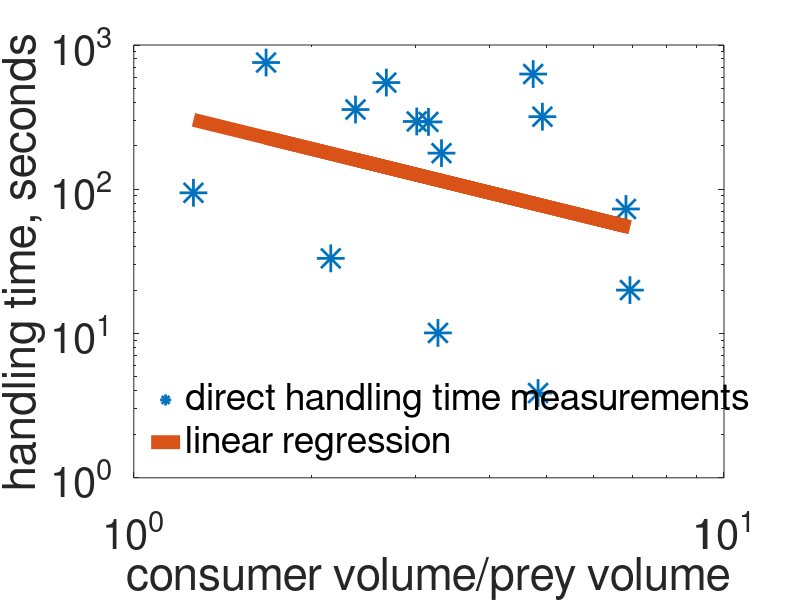
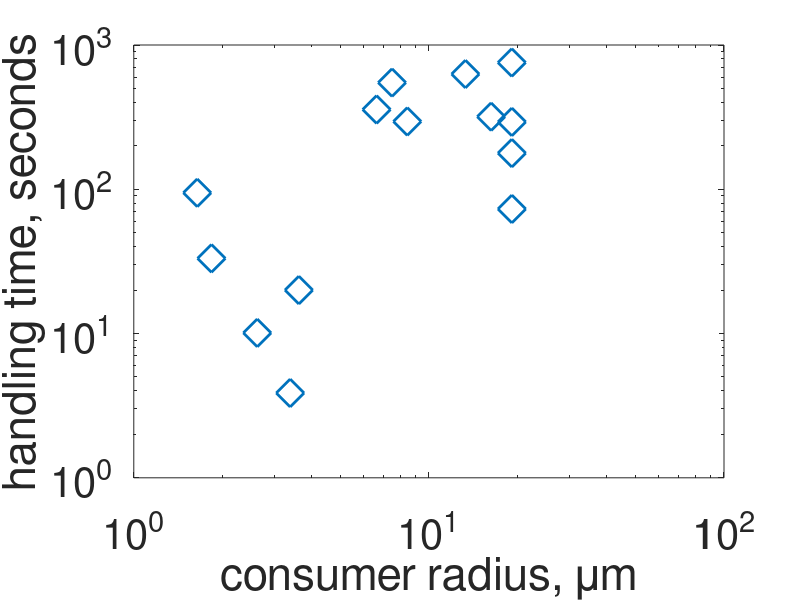
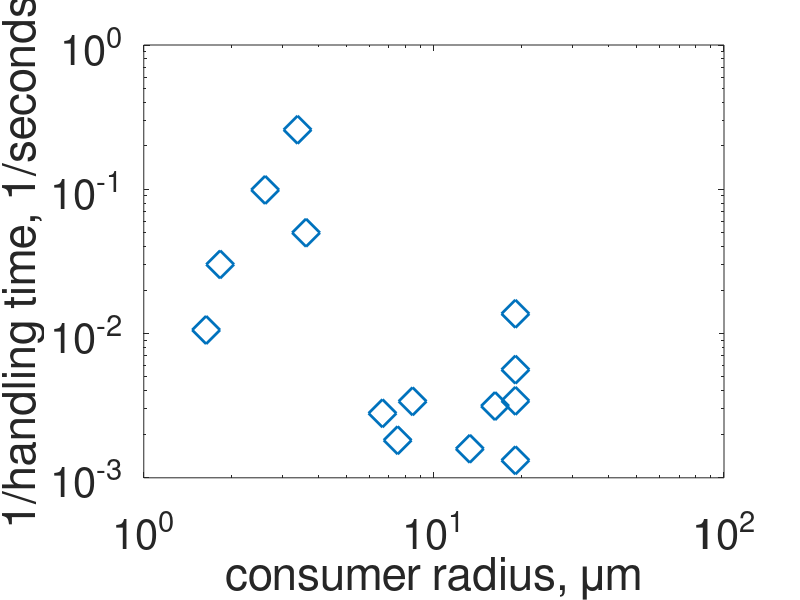
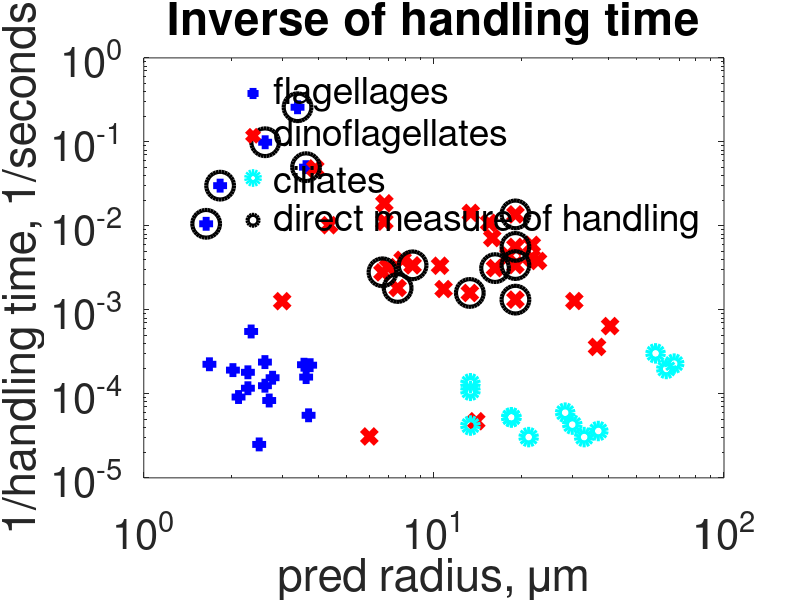

Recreate these plots in MATLAB, in order.
%%%% Examination of Handling Times %%%%%%%%%%%%%%

%%% Use this code to examine empirical evidence for handling times of
%%% microzooplankton grazing on a variety of prey
%%% Handling times have either been directly measured or are calculated
%%% from the maximum grazing rate

%%% Some of the info in this code came from "Handling_Encounter_Check.m"
%%% from the directory
%%% "Documents/MIT_URI_Postdoc/Grazer_Community_from_First_Principles"
%%% which contains info on both empirical and theoretically-based handling
%%% times

%% Setting the stage
cd('/Users/dtaniguchi/Documents/MIT_URI_Postdoc/Grazer_Community_from_First_Principles/Functional_Groups')
clear all;
close all;
clc;

set(0,'defaultaxesfontsize',30);
set(0,'defaulttextfontsize',30);
set(0,'defaultlinelinewidth',2);

%% Here I'm going to try to fit a curve that is based on handling time
% values 
%**********THESE ARE ACTUAL MEASUREMENTS OF HANDLING TIME, NOT DERIVED FROM MAX GRAZING**********
% Funcitonal form for my paper is:
    %handling time = a * (radius predator/radius prey)^x [maybe should be based on vol?]
    % So I'm going to assuming handling time is some function of the ratio
    % of predator:prey, constrained by the four data points in this study
    % that looked specifically at handling time.  Am only considering
    % handling time of ingested prey
% Values from Boenigk and Arndt (2000, Journal of Eukaryotic Microbiology), for heterotrophic nanoflagellates
% volumes of predators found in table 1, pg. 351, which I will convert to
% radius, length of prey found in table 3, pg. 355
% handling time in table 2, pg. 353, and includes time for contact,
% processing, ingestion, and refractory time

predvol_Boenigk = [18.5 25.8 75.4 163];%um^3, Table 1, pg. 351
predr = (3.*predvol_Boenigk./4./pi).^(1/3);% um, Table 3, pg. 355
preyr = [2.6 1.7 1.6 1.4]./2;%um
preyvol_Boenigk = 4/3*pi.*(preyr.^3);%um^3
h_Boenigk = [94.5 33.2 10.1 3.87];%seconds, mean values for ingested particles

% Value from Fenchel (1982, MEPS, Ecology of heterotrophic microflagellates: 
% I. Some important forms and their functional morphology, particularly pg. 214
% Predator values and handling time from that source. Prey volume taken from 
% Fenchel (1982, Ecology of heterotrophic micro flagellates: II. Bioenergetics and growth)
predr_Fenchel_h = 7.25/2; %um, for Ochromonas, took midpoint of 7 to 7.5 um, provided diameter on pg. 214
predvol_Fenchel_h = 4/3*pi.*(predr_Fenchel_h.^3);%um^3
h_Fenchel_h = 20;%seconds
preyvol_Fenchel_h = 0.6;%um^3, for prey Pseudomonas (pg. 226)
preyr_Fenchel_h = (3.*preyvol_Fenchel_h./4./pi).^(1/3);% um
prey_C_Fenchel_h = 10e-10; %mg C/cell for Pseudomonas (pg. 226)

%% Jeong et al., 2005, Aquatic Microbial Ecology 40:133-150
% ***** Actual measurements of handling times (i.e., not based on gmax) for
% mixotrophic dinoflagellates ********
% Examined time it took for mixotrophic dinos to completely engule an
% unidentified cryptophyte, which had esd of 5.6 um (pg. 139)
% Lingulodinium polyedrum (esd 38.2 um, Table 1) took 73 s
% Prorocentrum donghaiense (esd 13.3, Table 1) took 357 s
% Heterocapsa triquetra (esd 15.0, Table 1) took 549 s
% Prorocentrum micans (esd 26.6, Table 1) took 629 s

% Also examined handling time for L. polyedrum to feed on a variety of prey (pg. 139)
% L. poly feeding on Heterosigma akashiwo (11.5 um esd) was 178 s
% L. poly feeding on Prorocentrum minimum (12.1 um esd) was 293 s
% L. poly feeding on Scrippsiella trochoidea (22.8 um esd) was 756 s
% Above size values taken from Table 1
predrad_Jeong = 0.5.*[13.3 15.0 26.6 38.2 38.2 38.2 38.2];%um
predvol_Jeong = 4/3*pi.*(predrad_Jeong.^3);%um^3
preyrad_Jeong = 0.5.*[5.6 5.6 5.6 5.6 11.5 12.1 22.8];%um
preyvol_Jeong = 4/3*pi.*(preyrad_Jeong.^3);%um^3
h_Jeong = [357 549 629 73 178 293 756];%s

%% Jeong et al., 2010, Aquatic Microbial Ecology 59: 239-255
% Looked at lots of characteristics of Gymnodinium aureolum, a mixotrophic
% dinoflagellate that feeds via a peduncle (pg. 249)
% To consume a prey cell of the cryptophyte Teleaulax
% sp., beginning with deployment of the peduncle and ending wtih complete
% ingestion, took 256 s (pg. 249).  More than one predator could be attached to one
% prey cell (pg. 249)
% The time it took between deployment of the tow filament [to draw the prey
% closer I think] and to release the peduncle was 27 s (pg. 249)
% When feeding, cell length of predator = 19.8 um and cell width 15.6 um(pg. 246)
%** Does point out that, when fed multiple prey one at a time, growth and
%grazing not significantly correlated with size of prey (Fig. 5)
h_Jeong2010 = 268+27;%s, to account for tow filament and eating through peduncle
tmp_Jeong2010 = 20;%degrees C, pg. 240
preyrad_Jeong2010 = 0.5*5.6;%um, Table 1
preyvol_Jeong2010 = 4/3*pi*(preyrad_Jeong2010^3);%um^3

predvol_Jeong2010 = 4/3*pi*(19.8/2)*((15.6/2)^2);%um^3
predrad_Jeong2010 = (3/4/pi*predvol_Jeong2010)^(1/3);%um

%% Jeong et al., 2005, Aquatic Microbial Ecology, 38: 249-257
% Looked at feeding of mixotrophic dinoflagellate Gonyaulax polygramma to feed on
% variety of prey, among many other properties.  
% Culturing done at 20 degrees C
% ESD of G. polygramma was 32.5 um (Table 1)
% Fed via both apical horn and sulcus
% Time to feed on Amphidinium carterae (esd 6.6 um, Table 1) via the apical horn was 291 seconds
% and time to feed on same prey via sulcus was 346 s, which were not
% significantly different (pg. 253)
% Mixotroph could only feed on cells <17 um esd, so only fed on sm. things
% (pg. 255)
% This is the first study to show dinoflagellates feed through the apical
% horn and not just the sulcus (pg. 255-256)
% Dino seems to prefer to engult large prey through the sulcus and smaller
% prey through the apical horn (pg. 256)
h_Jeong2005 = (346+291)/2;%s
tmp_Jeong2005 = 20;%degrees C
preyrad_Jeong2005 = 3.3;%um
preyvol_Jeong2005 = 4/3*pi*(3.3.^3);%um^3
predrad_Jeong2005 = 32.5/2;%um
predvol_Jeong2005 = 4/3*pi*(predrad_Jeong2005.^3);%um^3


%%%%%%%%%%%%%%%%%%%%%%%%%%%%%%%%%%%%%%%%%%%%%%%%%%%%%%%%%%%%%%%%%%%%%%%%%%%%%
%% More attempts at emipirically deriving handling times 
% Jeong et al. (2010) for values of heterotrophic dinoflagellates
%Going to use max ingestions rates (ng C/grazer/day), convert to 1/d, and
%then see how they relate to predator:prey size ratios
% Values taken from Table 5
%******** BASED ON MAX GRAZING **************
dinoradius = [6.0 7.8 8.7 13.5 13.5 13.9 15.6 21 21.6 26.8 31 31.8 ...
    36.1 43.5 43.5 45.7 61 73 81]./2; %um

dinomaxingestion = [0.04 2.9 0.8 2.6 4.3 0.8 1.3 2.3 1.3 17.8 19.4 13.6 ...
    11.5 17.1 24.4 17.7 12 5.3 12.1];%ngC/grazer/day
dinopredprey = [0.8 1.3 0.4 2.2 2.2 1.2 1.4 5.3 0.7 1 0.9 2.6 1.4 1.3 1.1 ...
    1.3 1.6 2 2.3];%dimensionless
dinopreyradius = dinoradius./dinopredprey;
dinopreyradius =[8.0 5.9 19.7 6.1 6.1 11.5 11.5 4.0 33.0 26.5 35.2 12.1 ...
    26.5 34.0 37.9 35.2 38.2 26.6 35.2]./2;%um--apparently this are given in the table
dinopreyvol = 4/3*pi.*(dinopreyradius.^3);

dinovol = 4/3*pi.*(dinoradius.^3);
dinoC = (0.76.*(dinovol.^0.819)).*10^-3;%ngC/cell
dinoh = 1./dinomaxingestion.*dinoC*.24.*3600;%s
directengulf = [1 7 12 14 15];%indices just for dinoflagellates that feed by direct engulfment


% Now values from Verity (1991) Limniology and Oceanography, for the ciliates Tintinnopsis dadayi and
% Strobilidium spiralis
cilC = [1.25*10^4 3.2*10^3];%pg C/ciliate, Tintinnopsis and Strobilidium, respectively, pg. 730
Tdadavol = 10.^((log10(cilC(1))-0.639)/0.984);%converting using equation for loricate ciliate given in 
    % Menden-Deuer and Lessard (2000)
Sspirvol = 10.^((log10(cilC(2))-0.168)/0.841);% converting using equation for aloricate ciliate given in 
    % Menden-Deuer and Lessard (2000)
cilvol = [Tdadavol Sspirvol];%um^3
cilradius = (cilvol.*3./4./pi).^(1/3);%um
cilmaxingestion = [0.14  0.14];%1/hour, with data for Tintinnopsis taken from data theif and Fig. 3A
 %For Strobilidum, max ingestions based on single-prey experiments, which didn't differ
 %among different prey species (pg. 734).  The ones measured were for
 % grazing on Isochrysis galbana and Pseudobodo.  For Tintinnopsis, it did vary with prey, so I'm basing it
 %off the prey ingested at the highest rate, Katodinium

cilprey = [8 4.5 3]./2;%um, from Table 2, with the last two for Isochyrsis galbana and Pseudobodo, respecitvely,
    %which both gave similar max ingestion rates for Strobilidium
    
 cilradius = [cilradius(1) cilradius];
 cilh = 1./[0.14 0.14 0.14].*3600;%s
 cilpredprey = cilradius./cilprey;
 
 
 %% Values from Hansen et al. (1997) and associated sources listed in table 3 to get more emprircal
 % data to try to figure out handling time
 % Predator volumes and max ingestion rates are listed in Hansen et al. (1997), and size of prey
 % are taken directly from the source listed
%Fenchel (1982) 
 predvol_Fenchel = [75 20 200 190 50 90];%um^3
 preyvol_Fenchel = 0.6.*ones(size(predvol_Fenchel));%um^3, Fencehl
maxingest_Fenchel = [0.86 0.81 0.57 0.8 0.65 0.56];%1/hr

%Eccleston-Parry and Leadbeater, 1994 
% All predators fed same thing
predvol_Eccleston = [54 220 35 75 212 83];%um^3, from table 3 of Hansen et al
preyvol_Eccleston = 0.67.*ones(size(predvol_Eccleston));%um^3, Eccelston-Parry
maxingest_Eccleston = [1.99 0.79 0.69 0.45 0.2 0.3];%1/hr

% Values from Andersen, 1988/1989
predvol_Andersen = 40;%um^3
preyvol_Andersen = 0.6;%um^3, Andersen, pg. 525
maxingest_Andersen = 0.33;%1/h

% Andersson, 1989
predvol_Andersson = 50;%um^3
preyvol_Andersson = 4/3*pi*(mean([0.2 0.9])/2)^3;%um^3, Andersson
maxingest_Andersson = 0.42;%1/h

% Hollen and Boras, 1991
predvol_Hollen = 65.4;
preyvol_Hollen = 0.53;%Hollen, pg. 77
maxingest_Hollen = 0.09;%1/h

% Strom, 1991
predvol_Strom = 900;%um^3
preyvol_Strom = 4/3*pi*(4.5/2)^3;%um^3, Strom, pg. 104
maxingest_Strom = 0.112;%1/h, looking at Isochrysis galbana, not Synechococcus

% Hansen, 1992
predvol_Hansen92 = 11500;
preyvol_Hansen92 = 2050;%um^3, Table 1 of Hansen 1992
maxingest_Hansen92 = 0.17;%1/hr

% Strom and Buskey, 1993--Already included in data from Jeong et al. (2010)
% Jeong and Latz, 1994--Already included in data from Jeong et al. (2010)

%Jacobson and Anderson, 1993--not good info on prey size, so not going to use
% Heinbokel, 1978--used mixed prey, so not using

% Buskey and Stoecker, 1988
predvol_Buskey = 2.1*10^5;%
maxingest_Buskey = 0.13;%1/h
preyvol_Buskey = 2050;%um^3, taken from HANSEN 1992, not original sources

% Hansen et al., 1991
predvol_Hansen91 = 9.546*10^4;
maxingest_Hansen91 = 0.215;%1/h
preyvol_Hansen91 = 2050;%Table 2, Hansen et al. 1991

% Jonsson, 1986
predvol_Jonsson = [1.5*10^5 4*10^4];
maxingest_Jonsson = [0.11 0.11];%1/h
preyvol_Jonsson = 4/3*pi.*([9.7 7.9]./2).^3;%Table 3 of Jonsson, 1986

% Verity, 1991--one ciliate Strobilidium spiralis had max ingestion when
% consuming both Isochrysis glabana and Pseudobodo, so will use that ciliate twice
% For the other ciliate Tintinnopsis dadayi, i had max ingestion when eating
% Katodinium rotundatum
%NOTE**********These are the same ciliate values as used above, but I'm
%using values from Hansen et al. (1997) and volume ratios to be consistent
%with other sources above, so this coversion is slightly different
predvol_Verity = [2.65*10^4 2.65*10^4 1.13*10^5];
maxingest_Verity = [0.189 0.189 0.155];%1/h
preyvol_Verity = 4/3*pi.*([3 4.5 8]./2).^3;%Table 1 of Verity 1991

% Bernard and Rassoulzadegan, 1990
% According to my notes in "GrazingRateParameters.m" for the Poulin and
% Franks model parameterization, the grazing rates listed in Hansen et al.
% (1997) are when the ciliate was grazing on Dunaliella minuta, Monochrysis
% lutheri, and Nannochloris sp.  The predator was always Strobidium
% sulcatum.  So I'm going to use the size of those prey items, which are
% given in Table 2 of Bernard and Rassoulzadegan (1990)
predvol_Bernard = [1*10^4 1*10^4 1*10^4];
maxingest_Bernard = [0.481 0.391 0.151];%1/h
preyvol_Bernard = [140 31.12 8.18];% Table 2 Bernard and Rassoulzadegan

% Verity 1985--didn't measure size of prey, only C and N content, so not
% using

 
%% Values from Hewett (1980) for ciliate grazing on different sized prey
% Estimated handling time from Michaelis-Menten fit to capture rate vs.
% prey density for ciliate Didinium nasutum
% Note that the predator changed size when fed different prey and at
% different prey concentrations, so I'll use the size when fed on the
% particular prey and at high prey concentrations, assuming that is when
% handling time matters (handling time limited rather than encounter
% limited)
h_Hewett = [0.916 1.212 1.404];% h, Table 2, pg. 1078, for Paramecium aurelia, P. Jenningsi, and P. multimicronucleatum, respectively
h_Hewett = h_Hewett.*3600;%seconds
predvol_Hewett = [8.21 12.79 10.6].*10^5;%um^3, taken from Table 6, pg. 1080
predr_Hewett = (predvol_Hewett.*3./4./pi).^(1/3);%um

preyvol_Hewett = 4/3*pi.*([85 156 219]./2).^3;%um^3, from pg. 1076
preyr_Hewett = [85 156 219]./2;%um

%% %%%%%%%%%%%%%%%%%%%%%%%%%%%%%%%%%%%%%%%%%%%%%%%%%%%%%%%%%%%
%%%%%%%%%%%%% Putting together empirical values %%%%%%%%%%%%%
%%%%%%%%%%%%%%%%%%%%%%%%%%%%%%%%%%%%%%%%%%%%%%%%%%%%%%%%%%%%%

% Putting together actual handling time values

% These are all dinos; used below and later in plotting 
h_Jeong_many = [h_Jeong, h_Jeong2010, h_Jeong2005];%s, all dinoflagellates, all direct measurements of handling time
preyr_Jeong_many = [preyrad_Jeong, preyrad_Jeong2010, preyrad_Jeong2005];%um
predr_Jeong_many = [predrad_Jeong, predrad_Jeong2010, predrad_Jeong2005];%um
predvol_Jeong_many = [predvol_Jeong,predvol_Jeong2010, predvol_Jeong2005 ];%um^3
preyvol_Jeong_many = [preyvol_Jeong, preyvol_Jeong2010, preyvol_Jeong2005];%um^3

h_vec = [h_Boenigk, h_Fenchel_h, h_Jeong_many];% seconds, handling time
h_preyr = [preyr, preyr_Fenchel_h, preyr_Jeong_many];% um, prey radius
h_predr = [predr, predr_Fenchel_h, predr_Jeong_many];%um, predator radius

h_preyvol = 4/3*pi.*(h_preyr.^3);%um^3, prey volume
h_predvol = 4/3*pi.*(h_predr.^3);%um^3, prey volume

% Finding regression
x_direct_hand = [ones(size(h_predr')) log10(h_predr./h_preyr)'];
[param_direct_hand, ci_direct_hand resid_direct_hand outlier_direct_hand ...
    stats_direct_hand]=regress(log10(h_vec)',x_direct_hand);
coeff_direct_hand = 10.^param_direct_hand(1);%intercept
exp_direct_hand = param_direct_hand(2);%slope in log space, exponent in linear space
regress_direct_hand = coeff_direct_hand.*(h_predr./h_preyr).^exp_direct_hand;

%% Putting together handling times based on max ingestion rate
predvol_Hansen =[predvol_Fenchel predvol_Eccleston predvol_Andersen ...
    predvol_Andersson predvol_Hollen predvol_Strom predvol_Hansen92 predvol_Buskey ...
    predvol_Hansen91 predvol_Jonsson predvol_Verity predvol_Bernard];
predr_Hansen = (predvol_Hansen.*3./4./pi).^(1/3);%um, I assume

preyvol_Hansen = [preyvol_Fenchel preyvol_Eccleston preyvol_Andersen ...
    preyvol_Andersson preyvol_Hollen preyvol_Strom preyvol_Hansen92 preyvol_Buskey ...
    preyvol_Hansen91 preyvol_Jonsson preyvol_Verity preyvol_Bernard];
preyr_Hansen = (preyvol_Hansen.*3./4./pi).^(1/3);%um, I assume

maxingest_Hansen = [maxingest_Fenchel maxingest_Eccleston maxingest_Andersen ...
    maxingest_Andersson maxingest_Hollen maxingest_Strom maxingest_Hansen92 maxingest_Buskey ...
    maxingest_Hansen91 maxingest_Jonsson maxingest_Verity maxingest_Bernard]; 
h_Hansen = 1./maxingest_Hansen.*3600;%s

h_ingest = [dinoh h_Hansen h_Hewett];%s
predvol_ingest =[dinovol predvol_Hansen predvol_Hewett];%um^3
preyvol_ingest = [dinopreyvol preyvol_Hansen preyvol_Hewett];%um^3
predr_ingest = (3/4/pi.*predvol_ingest).^(1/3);% um
preyr_ingest = (3/4/pi.*preyvol_ingest).^(1/3);%um


% Finding regression
x_ingest = [ones(size(predr_ingest')) log10(predr_ingest./preyr_ingest)'];
[param_ingest ci_ingest resid_ingest outlier_ingest stats_ingest]=regress(log10(h_ingest)',x_ingest);
coeff_ingest = 10.^ param_ingest(1);
exp_ingest = param_ingest(2);
regress_ingest = coeff_ingest.*(predr_ingest./preyr_ingest).^exp_ingest;
ppratio_ingest = predr_ingest./preyr_ingest;


%% Putting together ALL empirical values, based on max ingestion rate AND handling time together
h_all = [h_vec h_ingest];%s

predvol_all = [h_predvol predvol_ingest];
preyvol_all = [h_preyvol preyvol_ingest];

predr_all = (predvol_all.*3./4./pi).^(1/3);%um
preyr_all = (preyvol_all.*3./4./pi).^(1/3);%um


pred_prey_ratio_all = predr_all./preyr_all;

% Finding regression
x_all = [ones(size(predr_all')) log10(predr_all./preyr_all)'];
[param_all ci_all resid_all outlier_all stats_all] = regress(log10(h_all)',x_all);
coeff_all = 10.^param_all(1);
exp_all = param_all(2);
regress_all = coeff_all.*(predr_all./preyr_all).^exp_all;


%% %%%%%%%%%%%%%%%%%%% Plotting %%%%%%%%%%%%%%%%%%%%%%%%%%%%

% Plotting based on DIRECT MEASUREMENTS OF HANDLING TIME 
% Handling time
figure
loglog(h_predr./h_preyr,h_vec,'*','MarkerSize',20)
hold on
loglog(h_predr./h_preyr, regress_direct_hand,'-','LineWidth',10)
legend('direct handling time measurements','linear regression','Location','SouthWest')
legend('boxoff')
xlabel('consumer volume/prey volume')
ylabel('handling time, seconds')


nlx = [ones(size(h_predr)); h_predr./h_preyr]';
lx = [ones(size(h_predr)); log(h_predr./h_preyr)]';
    
[nlparam, nlint, nlr, nlrint, nlstats] = regress(h_vec',nlx);
[lparam, lint, lr, lrint, lstats] = regress(log(h_vec)', lx);


% Can compare fits for the log data (lparam) and for nonlog data (nlparam)
% and use what has better r^2 value. Below I've used lparam, but not sure
% if that's better
ppratio = predr./preyr;
htestnew = 10^(lparam(1)).*(ppratio).^lparam(2);

% htestnewII = htestnew;
% htestnewII(ppratio<=0.4) = 0;
% disp(['new max handling time for pred:prey size ratios>=0.4 from Boenigk and Arndt 2000 = ',num2str(max(max(htestnewII))/3600/24),' days'])
% disp(['new max handling time for pred:prey size ratios>=0.4 from Boenigk and Arndt 2000= ',num2str(max(max(htestnewII))/3600),' hours'])
% disp(['new max handling time for pred:prey size ratios>=0.4 from Boenigk and Arndt 2000= ',num2str(max(max(htestnewII))),' seconds'])
% disp(['new max handling time for pred:prey size ratios>=1 from Boenigk and Arndt 2000= ',num2str(max(max(htestnew(ppratio>=1)))/3600/24),' days'])
% disp(['new max handling time for pred:prey size ratios>=1 from Boenigk and Arndt 2000= ',num2str(max(max(htestnew(ppratio>=1)))/3600),' hours'])
% disp(['new max handling time for pred:prey size ratios>=1 from Boenigk and Arndt 2000= ',num2str(max(max(htestnew(ppratio>=1)))),' seconds'])
% 
% disp(['new max handling time for pred:prey size ratios>=10 from Boenigk and Arndt 2000= ',num2str(max(max(htestnew(ppratio>=10)))/3600/24),' days'])
% disp(['new max handling time for pred:prey size ratios>=10 from Boenigk and Arndt 2000= ',num2str(max(max(htestnew(ppratio>=10)))/3600),' hours'])
% disp(['new max handling time for pred:prey size ratios>=10 from Boenigk and Arndt 2000= ',num2str(max(max(htestnew(ppratio>=10)))),' seconds'])

%% Plotting handling times JUST based off of MAX INGESTION RATES

figure(11);clf
loglog(predr_ingest./preyr_ingest,h_ingest,'+b')
hold on
loglog(predr_ingest./preyr_ingest,regress_ingest,'-','LineWidth',10)
hold on
%Dinos
% loglog(dinovol./dinopreyvol, dinoh,'xr')
loglog(dinoradius./dinopreyradius, dinoh,'xr')
hold on
% Mostly ciliates and nanoflagellates
% loglog(predvol_Hansen./preyvol_Hansen, h_Hansen,'db')
loglog(predr_Hansen./preyr_Hansen, h_Hansen,'db')

% Ciliate from Hewett
% loglog(predvol_Hewett./preyvol_Hewett, h_Hewett,'+m')
loglog(predr_Hewett./preyr_Hewett, h_Hewett,'+m')

% Direct engulfment dinoflagellates
directengulf = [1 7 12 14 15];%indices just for dinoflagellates that feed by direct engulfment
% loglog(dinovol(directengulf)./dinopreyvol(directengulf), dinoh(directengulf),'ok','MarkerSize',20)
loglog(dinoradius(directengulf)./dinopreyradius(directengulf), dinoh(directengulf),'ok','MarkerSize',20)

hold on
% xlabel('pred vol/preyvol')
xlabel('pred radius/prey radius')
ylabel('handling time, seconds')
legend('all','regression','dinoflagellates','mostly ciliates and flagellates','ciliate','direct engulf dino','Location','SouthEast')
legend('boxoff')
title('Handling time based off max ingestion')


%% Plotting of all handling times, direct and derived
figure(10);clf
% loglog(pred_prey_ratio_all,h_all,'oc')
loglog(pred_prey_ratio_all,h_all,'oc')
xlabel('pred radius/prey radius')
ylabel('handling time, seconds')

hold on
loglog(pred_prey_ratio_all,regress_all,'-k','LineWidth',10)
title('All Handling Times, from inverse max ingestion and direct handling measurements')


%% Comparison of handling time based on max ingestion and actual measurements vs. just max ingestion, for func groups
% Includes delineation among functional groups

% Max ingestion and actual handling time measurements
figure(14);clf
%Flagellates
% loglog([predvol_Boenigk./preyvol_Boenigk predvol_Hansen(1:15)./preyvol_Hansen(1:15), predvol_Fenchel_h./preyvol_Fenchel_h],[h_Boenigk, h_Hansen(1:15),h_Fenchel_h],'+b','MarkerSize',10,'LineWidth',5)
loglog([predr./preyr predr_Hansen(1:15)./preyr_Hansen(1:15), predr_Fenchel_h./preyr_Fenchel_h],[h_Boenigk, h_Hansen(1:15),h_Fenchel_h],'+b','MarkerSize',10,'LineWidth',5)

hold on
%Dinoflagellates
% loglog([dinovol./dinopreyvol predvol_Hansen(16:17)./preyvol_Hansen(16:17),predvol_Jeong_many./preyvol_Jeong_many],[dinoh, h_Hansen(16:17),h_Jeong_many],'xr','MarkerSize',10,'LineWidth',5)
loglog([dinoradius./dinopreyradius predr_Hansen(16:17)./preyr_Hansen(16:17),predr_Jeong_many./preyr_Jeong_many],[dinoh, h_Hansen(16:17),h_Jeong_many],'xr','MarkerSize',10,'LineWidth',5)

hold on
%Ciliates
% loglog([predvol_Hansen(18:end)./preyvol_Hansen(18:end) predvol_Hewett./preyvol_Hewett],[h_Hansen(18:end), h_Hewett],'oc','MarkerSize',10,'LineWidth',5)
loglog([predr_Hansen(18:end)./preyr_Hansen(18:end) predr_Hewett./preyr_Hewett],[h_Hansen(18:end), h_Hewett],'oc','MarkerSize',10,'LineWidth',5)

% Highlighting actual measurements of handling time
hold on
loglog(h_predr./ h_preyr,h_vec,'ok','MarkerSize',20,'LineWidth',3)
% loglog(predvol_Jeong_many./preyvol_Jeong_many,h_Jeong_many,'or','MarkerSize',20)
% loglog(predvol_Boenigk./preyvol_Boenigk,h_Boenigk,'og','MarkerSize',20)
% loglog(predvol_Fenchel_h./preyvol_Fenchel_h, h_Fenchel_h,'ob','MarkerSize',20)
%Regression
hold on
loglog(predr_all./preyr_all,regress_all,'-k','LineWidth',10)
hold on
loglog(h_predr./h_preyr,regress_direct_hand,'-b','LineWidth',5)
hold on
loglog(predr_ingest./preyr_ingest,regress_ingest,'-g','LineWidth',5)

% xlabel('predvol/preyvol')
xlabel('predator radius/prey radius')
ylabel('handling time, seconds')
title('Handling Time')
legend('flagellages','dinoflagellates','ciliates','direct measure of handling','regression all','regression handling','regression inverse max ingest','Location','SouthWest')
legend('boxoff')

% INVERSE OF handling time 
figure(15);clf
%Flagellates
loglog([predr./preyr predr_Hansen(1:15)./preyr_Hansen(1:15), predr_Fenchel_h./preyr_Fenchel_h],[1./h_Boenigk, 1./h_Hansen(1:15),1./h_Fenchel_h],'+b','MarkerSize',10,'LineWidth',5)
hold on
%Dinoflagellates
loglog([dinoradius./dinopreyradius predr_Hansen(16:17)./preyr_Hansen(16:17),predr_Jeong_many./preyr_Jeong_many],[1./dinoh, 1./h_Hansen(16:17),1./h_Jeong_many],'xr','MarkerSize',10,'LineWidth',5)
hold on
%Ciliates
loglog([predr_Hansen(18:end)./preyr_Hansen(18:end) predr_Hewett./preyr_Hewett],[1./h_Hansen(18:end), 1./h_Hewett],'oc','MarkerSize',10,'LineWidth',5)
% Highlighting actual measurements of handling time
hold on
loglog(h_predr./ h_preyr,1./h_vec,'ok','MarkerSize',20,'LineWidth',3)
% xlabel('predvol/prey volume')
xlabel('pred radius/prey radius')
ylabel('1/handling time, 1/seconds')
title('Inverse of handling time')
legend('flagellages','dinoflagellates','ciliates','direct measure of handling','Location','NorthWest')
legend('boxoff')

%% Color-coordinating values from same source
% NB: STILL BASED ON VOLUME
figure(16);clf
loglog(1./maxingest_Fenchel.*3600,predvol_Fenchel./preyvol_Fenchel,'+k');hold on
loglog(1./maxingest_Eccleston.*3600,predvol_Eccleston./preyvol_Eccleston,'+b');hold on
%loglog(1./maxingest_Andersen.*3600,predvol_Andersen./preyvol_Andersen,'+r');hold on
%loglog(1./maxingest_Andersson.*3600,predvol_Andersson./preyvol_Andersson,'+c');hold on
loglog(1./maxingest_Jonsson.*3600,predvol_Jonsson./preyvol_Jonsson,'+m');hold on
loglog(1./maxingest_Verity.*3600,predvol_Verity./preyvol_Verity,'+y');hold on
loglog(1./maxingest_Bernard.*3600,predvol_Bernard./preyvol_Bernard,'or')
xlabel('predvol/preyvol')
ylabel('handling time, seconds')
title('Handling Time Based on Max Ingestion for Same Sources')

%% Handling time vs. predator size

x_predsize =  [ones(size(predr_all')), log10(predr_all)'];
[param_size, ci_size, resid_size, outlier_size, stats_size] = regress(log10(h_all)', x_predsize);
coeff_predsize = 10.^param_size(1);
exp_predsize = param_size(2);
regress_predsize = coeff_predsize.*predr_all.^exp_predsize;

num_h = length(h_vec);
num_ingest = length(h_ingest);

% Regression based on max ingestion
ingest_ind = num_h+1;
x_predsize2 =  [ones(size(predr_ingest')), log10(predr_ingest)'];
[param_size2, ci_size2, resid_size2, outlier_size2, stats_size2] = regress(log10(h_ingest)', x_predsize2);
coeff_predsize2 = 10.^param_size2(1);
exp_predsize2 = param_size2(2);
regress_predsize2 = coeff_predsize2.*predr_ingest.^exp_predsize2;

% Regression based on handling time only
x_predsize3 =  [ones(size(h_predr')), log10(h_predr)'];
[param_size3, ci_size3, resid_size3, outlier_size3, stats_size3] = regress(log10(h_vec)', x_predsize3);
coeff_predsize3 = 10.^param_size3(1);
exp_predsize3 = param_size3(2);
regress_predsize3 = coeff_predsize3.*h_predr.^exp_predsize3;

% Plotting handling time vs pred size
figure(17);clf
%Flagellates
% loglog([predvol_Boenigk, predvol_Hansen(1:15), predvol_Fenchel_h],[h_Boenigk, h_Hansen(1:15),h_Fenchel_h],'+b','MarkerSize',10,'LineWidth',5)
loglog([predr, predr_Hansen(1:15), predr_Fenchel_h],[h_Boenigk, h_Hansen(1:15),h_Fenchel_h],'+b','MarkerSize',10,'LineWidth',5)

hold on
%Dinoflagellates
loglog([dinoradius, predr_Hansen(16:17),predr_Jeong_many],[dinoh, h_Hansen(16:17),h_Jeong_many],'xr','MarkerSize',10,'LineWidth',5)
hold on
%Ciliates
loglog([predr_Hansen(18:end) predr_Hewett],[h_Hansen(18:end), h_Hewett],'oc','MarkerSize',10,'LineWidth',5)
% Highlighting actual measurements of handling time
hold on
loglog(h_predr,h_vec,'ok','MarkerSize',20,'LineWidth',3)
% Regression for all points
hold on; loglog(predr_all,regress_predsize,'-k','LineWidth',5)
% Regression based on values from max ingestion rate
hold on;loglog(predr_all(ingest_ind:end),regress_predsize2,'-g','LineWidth',5)
% Regression based on values from handling time
hold on;loglog(predr_all(1:num_h),regress_predsize3,'-b','LineWidth',5)

%legend('flagellages','dinoflagellates','ciliates','direct measure of handling','regression','regression based on max ingest','Location','SouthEast')
legend('flagellages','dinoflagellates','ciliates','direct measure of handling','regression all data','regression inverse max ingest','regression handling','Location','SouthEast')

legend('boxoff')

% xlabel('predvol, um^3')
xlabel('pred radius, \mum')
ylabel('handling time, seconds')
title('Handling Time vs. Predator Size')




% Handling time direct measurements, just based on predator, not prey
figure
loglog(h_predr, h_vec,'d','MarkerSize',20)
% xlabel('consumer volume, \mum^3')
xlabel('consumer radius, \mum')
ylabel('handling time, seconds')

% Inverse handling time, based on predator only and direct measurements of
% handling
figure
loglog(h_predr, 1./h_vec,'d','MarkerSize',20)
% xlabel('consumer volume, \mum^3')
xlabel('consumer radius, \mum')
ylabel('1/handling time, 1/seconds')

% Inverese of handling time vs PRED size (NOT pred:prey ratio), all measurements
figure
%Flagellates
% loglog([predvol_Boenigk, predvol_Hansen(1:15), predvol_Fenchel_h],[1./h_Boenigk, 1./h_Hansen(1:15),1./h_Fenchel_h],'+b','MarkerSize',10,'LineWidth',5)
loglog([predr, predr_Hansen(1:15), predr_Fenchel_h],[1./h_Boenigk, 1./h_Hansen(1:15),1./h_Fenchel_h],'+b','MarkerSize',10,'LineWidth',5)
hold on
%Dinoflagellates
% loglog([dinovol, predvol_Hansen(16:17),predvol_Jeong_many],[1./dinoh, 1./h_Hansen(16:17),1./h_Jeong_many],'xr','MarkerSize',10,'LineWidth',5)
loglog([dinoradius, predr_Hansen(16:17),predr_Jeong_many],[1./dinoh, 1./h_Hansen(16:17),1./h_Jeong_many],'xr','MarkerSize',10,'LineWidth',5)
hold on
%Ciliates
loglog([predr_Hansen(18:end) predr_Hewett],[1./h_Hansen(18:end), 1./h_Hewett],'oc','MarkerSize',10,'LineWidth',5)
% Highlighting actual measurements of handling time
hold on
loglog(h_predr,1./h_vec,'ok','MarkerSize',20,'LineWidth',3)
% xlabel('predvol, \mum^3')
xlabel('pred radius, \mum')
ylabel('1/handling time, 1/seconds')
title('Inverse of handling time')
legend('flagellages','dinoflagellates','ciliates','direct measure of handling','Location','NorthEast')
legend('boxoff')

